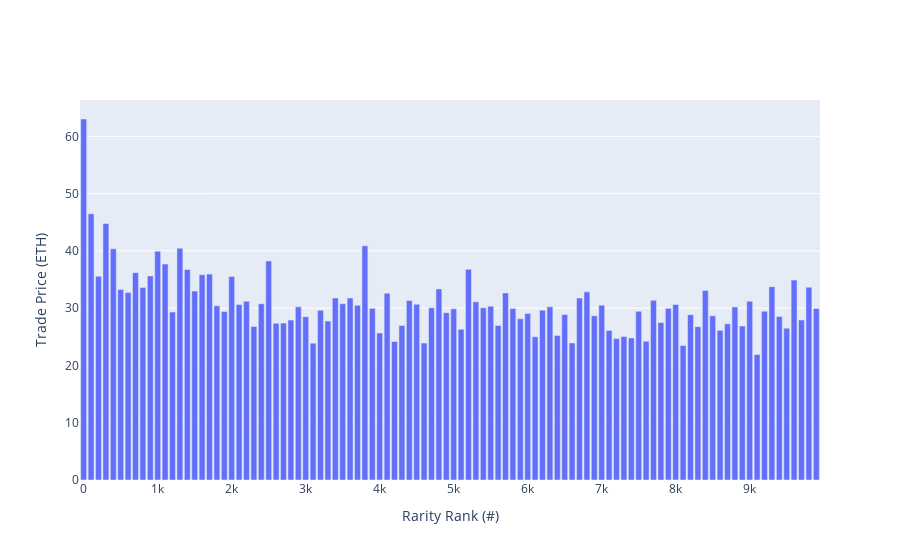

Write notebook code for a chart like this one.
### Code cell
# plot mean price by rarity rank in batches of 20 e.g. rank 1-20, 21-40, etc.
rarity_rank = df.groupby('rarity_rank').trade_price.mean().reset_index()
rarity_rank.columns = ['rarity_rank', 'mean_trade_price']
rarity_rank['rarity_rank'] = rarity_rank['rarity_rank'].apply(lambda x: x//100)
rarity_rank = rarity_rank.groupby('rarity_rank').mean().reset_index()
rarity_rank['rarity_rank'] = rarity_rank['rarity_rank'].astype(int)*100

fig2 = go.Figure(
    data = [
        go.Bar(
            x=rarity_rank.rarity_rank, 
            y=rarity_rank.mean_trade_price, 
            name='Average Trade Price'
        )
    ],
    # label ticks with rarity rank, showing only every 100th rank
    layout = go.Layout(
        xaxis=dict(title='Rarity Rank (#)', dtick=1000),
        yaxis=dict(title='Trade Price (ETH)'),
    
    )
)

fig2.show()

### Figure 1 — Plotly figure (JSON) as saved in the notebook; plotly's stock layout.template omitted (floating-point values rounded to 4 significant figures)
{"data": [{"name": "Average Trade Price", "type": "bar", "x": [0, 100, 200, 300, 400, 500, 600, 700, 800, 900, 1000, 1100, 1200, 1300, 1400, 1500, 1600, 1700, 1800, 1900, 2000, 2100, 2200, 2300, 2400, 2500, 2600, 2700, 2800, 2900, 3000, 3100, 3200, 3300, 3400, 3500, 3600, 3700, 3800, 3900, 4000, 4100, 4200, 4300, 4400, 4500, 4600, 4700, 4800, 4900, 5000, 5100, 5200, 5300, 5400, 5500, 5600, 5700, 5800, 5900, 6000, 6100, 6200, 6300, 6400, 6500, 6600, 6700, 6800, 6900, 7000, 7100, 7200, 7300, 7400, 7500, 7600, 7700, 7800, 7900, 8000, 8100, 8200, 8300, 8400, 8500, 8600, 8700, 8800, 8900, 9000, 9100, 9200, 9300, 9400, 9500, 9600, 9700, 9800, 9900], "y": [63.03, 46.5, 35.57, 44.78, 40.38, 33.25, 32.72, 36.2, 33.6, 35.64, 39.95, 37.7, 29.33, 40.47, 36.76, 32.99, 35.85, 35.95, 30.41, 29.43, 35.54, 30.63, 31.21, 26.81, 30.78, 38.25, 27.37, 27.39, 27.92, 30.23, 28.51, 23.89, 29.64, 27.75, 31.78, 30.77, 31.76, 30.5, 40.9, 29.97, 25.68, 32.61, 24.17, 26.99, 31.33, 30.69, 23.91, 30.05, 33.37, 29.21, 29.88, 26.31, 36.79, 31.11, 30.06, 30.35, 26.98, 32.65, 29.96, 28.15, 29.07, 25.01, 29.64, 30.25, 25.25, 28.89, 23.93, 31.76, 32.85, 28.68, 30.52, 26.12, 24.68, 25.04, 24.81, 29.45, 24.21, 31.38, 27.5, 29.97, 30.64, 23.49, 28.87, 26.76, 33.08, 28.67, 26.13, 27.27, 30.21, 26.88, 31.22, 21.92, 29.47, 33.76, 28.53, 26.5, 34.9, 27.93, 33.67, 29.95]}], "layout": {"xaxis": {"dtick": 1000, "title": {"text": "Rarity Rank (#)"}}, "yaxis": {"title": {"text": "Trade Price (ETH)"}}}}
